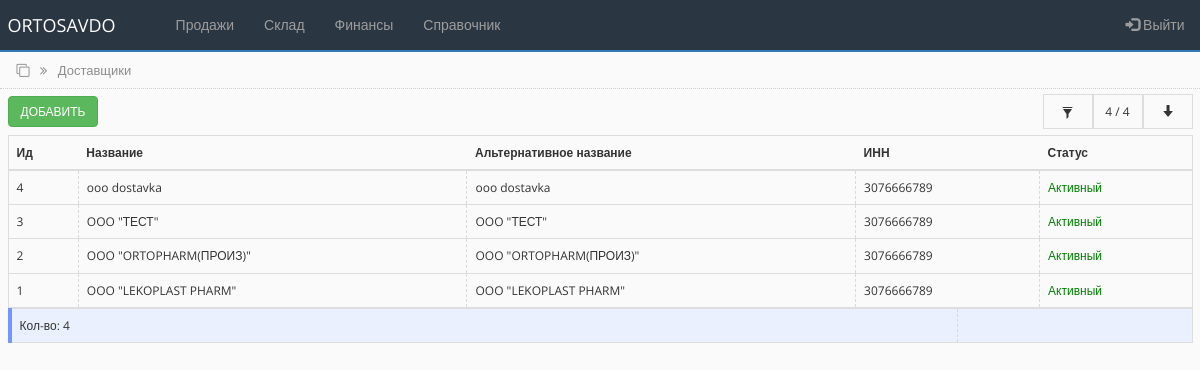
Page /supplier.php (signed in) on the committed database.
### tables this page shows
CREATE TABLE `supplier_tbl` (
  `id` int(255) NOT NULL,
  `name` varchar(250) NOT NULL,
  `alternative_name` varchar(250) NOT NULL,
  `inn` varchar(250) NOT NULL,
  `nds` varchar(250) NOT NULL,
  `raschetny_schet` varchar(250) NOT NULL,
  `mfo` varchar(100) NOT NULL,
  `address` varchar(250) NOT NULL,
  `contact` varchar(250) NOT NULL,
  `director` varchar(250) NOT NULL,
  `accountant` varchar(250) NOT NULL,
  `sts` int(10) NOT NULL DEFAULT '1'
);

### supplier.php (the view, shortened to what this page needs)
<?php
include('settings.php');
include('bot_lib.php');
$limit = 15;
if (isset($_POST['id_supplier'])) {
    $id_cont = $_POST['id_supplier'];
    $bg_sts = '#ebf0ff';
    $display_sts = 'none';
    $display_sts_filer_on = 'true';
     $query = "SELECT * FROM supplier_tbl WHERE id = '$id_cont' ORDER BY id DESC";
     $all_debt_query = "SELECT count(id) as allcount FROM supplier_tbl WHERE id = '$id_cont' ORDER BY id DESC";
 }
 else
{
    $query = "SELECT * FROM supplier_tbl ORDER BY id desc LIMIT 0,".$limit;
    $all_debt_query = "SELECT count(id) as allcount FROM supplier_tbl";
}
 $all_debt_result = mysqli_query ($connect, $all_debt_query);
 $all_debt_fetch = mysqli_fetch_array($all_debt_result);
 $all_count = $all_debt_fetch['allcount'];
 if ($all_count < $limit) {
    $limit  = $all_count;
  }
 $rs_result = mysqli_query ($connect, $query);
?>
<!DOCTYPE html>
<html lang="en">
<head>
    <link rel="stylesheet" href="https://maxcdn.bootstrapcdn.com/bootstrap/3.4.1/css/bootstrap.min.css">
    <link rel="stylesheet" href="https://cdnjs.cloudflare.com/ajax/libs/font-awesome/4.7.0/css/font-awesome.min.css">
    <link rel="stylesheet" href="css/bootstrap-grid.min.css">
    <link rel="stylesheet" href="https://cdnjs.cloudflare.com/ajax/libs/selectize.js/0.15.2/css/selectize.default.min.css" />
    <link rel="stylesheet" href="css/style.css">
</head>
<body>
<?php include 'partSite/nav.php'; ?>
<div class="page_name">
    <div class="container-fluid">
        <i class="fa fa-clone" aria-hidden="true"></i>
        <i class="fa fa-angle-double-right right_cus"></i>
        <span class="right_cus">Доставщики</span>
    </div>
</div>
<div class="toolbar">
        <div class="container-fluid">
            <div class="toolbar_wrapper">
                <div>
                    <a href="add_supplier.php"> <button type="button" class="btn btn-success">Добавить</button> </a>
                </div>
                <div class="filter-container">
                    <div style="background-color:<?php echo $bg_sts;?>" class="filter-container-item first" data-toggle="modal" data-target="#filter">
                    <span class="glyphicon glyphicon-filter"></span>
                    </div>
                    <div style="display:<?php echo $display_sts;?>" class="filter-container-item">
                        <span><span id="row_c"><?php echo $limit; ?></span> / <?php echo $all_count; ?></span>
                    </div>
                    <div style="display:<?php echo $display_sts;?>" class="filter-container-item">
                        <div class="loadmore">
                            <button class="btn btn-outline-info" type="button" id="loadBtn" value="+10"><span class="glyphicon glyphicon-arrow-down"></span></button>
                        </div>
                    </div>
                </div>
            </div>
        </div>
</div>
<div class="all_table">
    <div class="container-fluid">
        <table class="table table-hover" style="border-collapse:collapse;">
        <thead>
            <tr>
                <th scope="col">Ид</th>
                <th scope="col">Название</th>
                <th scope="col">Альтернативное название</th>
                <th scope="col">ИНН</th>
                <th scope="col">Статус</th>
            </tr>
        </thead>
        <tbody class="postList">
<?php
    $i = 0;
    while ($row = mysqli_fetch_array($rs_result)) {
    $i++;
    if ($row['sts'] == 1) {
       $sts = "Активный";
       $sts_color = "green";
    }else {
        $sts = "Не активный";
       $sts_color = "black";
    }
?>
            <tr data-toggle="collapse" data-target="#row<?php echo $i;?>" aria-expanded="true" class="accordion-toggle">
                <td><?php echo $row["id"]; ?></td>
                <td><?php echo $row["name"]; ?></td>
                <td><?php echo $row["alternative_name"]; ?></td>
                <td><?php echo $row["inn"]; ?></td>
                <td style="color: <?php echo $sts_color; ?>"><?php echo $sts; ?></td>
            </tr>
<?php
    };
?>
        </tbody>
        </table>
        <table class="table" style="background-color:#ebf0ff; border-left: 4px solid #7396ff;">
            <tr>
                <td style="text-align:left;">Кол-во: <?php echo number_format($all_count, 0, ',', ' '); ?>
                </td>
                <td style="text-align:left;"></td>
            </tr>
        </table>
    </div>
</div>
</body>
</html>

### css/style.css (style rules this page uses)
* { box-sizing: border-box; margin: 0; padding: 0; transition: all 0.01s; }
body { background-color: #FAFAFB; font-family: "Open Sans", sans-serif; font-size: 12px; }
.page_name { width: 100%; height: 37px; padding: 9px; margin-top: -20px; border-bottom: 1px dotted #CDCDCD; color: #8d8d8d; font-size: 13px; }
.right_cus { margin-left: 7px; }
.toolbar { width: 100%; height: 46px; margin: 0; padding: 5px 0; }
.toolbar .btn { text-transform: uppercase; font-size: 12px; }
.table { border-collapse: collapse; border: 1px solid #dddddd; margin-bottom: 0px; padding-top: 10px; }
table > tbody > tr > td { vertical-align: middle; border-left: 0.00001px dashed #d9d9d9; height: 80%; }
.toolbar_wrapper { width: 100%; display: flex; justify-content: space-between; align-items: center; }
.filter-container { min-height: 35px; display: grid; grid-template-columns: auto auto auto; align-items: center; justify-content: end; background-color: #fafafb; }
.filter-container .first { cursor: pointer; }
.filter-container-item { display: flex; align-items: center; justify-content: center; min-width: 50px; height: 100%; padding: 0 3px; border: 1px solid #dddddd; }
.filter-container-item button { width: 100%; background-color: #fafafb; outline: none !important; }

### rows in the picture
supplier_tbl: id "4", name "ooo dostavka", alternative_name "ooo dostavka", inn "3076666789", sts "Активный"
supplier_tbl: id "3", name "OOO \"ТЕСТ\"", alternative_name "OOO \"ТЕСТ\"", inn "3076666789", sts "Активный"
supplier_tbl: id "2", name "OOO \"ORTOPHARM(ПРОИЗ)\"", alternative_name "OOO \"ORTOPHARM(ПРОИЗ)\"", inn "3076666789", sts "Активный"
supplier_tbl: id "1", name "OOO \"LEKOPLAST PHARM\"", alternative_name "OOO \"LEKOPLAST PHARM\"", inn "3076666789", sts "Активный"

### other values in the picture
$limit "4"
$all_count "4"
